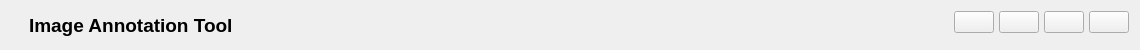
<?xml version="1.0" encoding="UTF-8"?>
<ui version="4.0">
 <class>NWindowTitleBar</class>
 <widget class="QWidget" name="NWindowTitleBar">
  <property name="geometry">
   <rect>
    <x>0</x>
    <y>0</y>
    <width>1140</width>
    <height>50</height>
   </rect>
  </property>
  <property name="sizePolicy">
   <sizepolicy hsizetype="Preferred" vsizetype="Fixed">
    <horstretch>0</horstretch>
    <verstretch>0</verstretch>
   </sizepolicy>
  </property>
  <property name="minimumSize">
   <size>
    <width>0</width>
    <height>50</height>
   </size>
  </property>
  <property name="maximumSize">
   <size>
    <width>16777215</width>
    <height>50</height>
   </size>
  </property>
  <property name="font">
   <font>
    <pointsize>9</pointsize>
   </font>
  </property>
  <property name="windowTitle">
   <string>NWindowTitleBar</string>
  </property>
  <property name="autoFillBackground">
   <bool>false</bool>
  </property>
  <property name="styleSheet">
   <string notr="true"/>
  </property>
  <layout class="QHBoxLayout" name="horizontalLayout_2">
   <item>
    <widget class="QLabel" name="labelIcon">
     <property name="sizePolicy">
      <sizepolicy hsizetype="Preferred" vsizetype="Preferred">
       <horstretch>0</horstretch>
       <verstretch>0</verstretch>
      </sizepolicy>
     </property>
     <property name="font">
      <font>
       <pointsize>14</pointsize>
       <weight>75</weight>
       <bold>true</bold>
      </font>
     </property>
     <property name="text">
      <string/>
     </property>
     <property name="scaledContents">
      <bool>false</bool>
     </property>
     <property name="alignment">
      <set>Qt::AlignCenter</set>
     </property>
    </widget>
   </item>
   <item>
    <widget class="QLabel" name="labelTitle">
     <property name="font">
      <font>
       <pointsize>14</pointsize>
       <weight>75</weight>
       <bold>true</bold>
      </font>
     </property>
     <property name="text">
      <string>Image Annotation Tool</string>
     </property>
     <property name="alignment">
      <set>Qt::AlignLeading|Qt::AlignLeft|Qt::AlignVCenter</set>
     </property>
    </widget>
   </item>
   <item>
    <spacer name="horizontalSpacer">
     <property name="orientation">
      <enum>Qt::Horizontal</enum>
     </property>
     <property name="sizeHint" stdset="0">
      <size>
       <width>712</width>
       <height>20</height>
      </size>
     </property>
    </spacer>
   </item>
   <item>
    <layout class="QVBoxLayout" name="verticalLayout">
     <property name="spacing">
      <number>0</number>
     </property>
     <item>
      <layout class="QHBoxLayout" name="horizontalLayout">
       <property name="spacing">
        <number>5</number>
       </property>
       <item>
        <widget class="QPushButton" name="pushButtonDropDownMenu">
         <property name="sizePolicy">
          <sizepolicy hsizetype="Minimum" vsizetype="Minimum">
           <horstretch>0</horstretch>
           <verstretch>0</verstretch>
          </sizepolicy>
         </property>
         <property name="text">
          <string/>
         </property>
        </widget>
       </item>
       <item>
        <widget class="QPushButton" name="pushButtonMinimize">
         <property name="sizePolicy">
          <sizepolicy hsizetype="Minimum" vsizetype="Minimum">
           <horstretch>0</horstretch>
           <verstretch>0</verstretch>
          </sizepolicy>
         </property>
         <property name="text">
          <string/>
         </property>
        </widget>
       </item>
       <item>
        <widget class="QPushButton" name="pushButtonMaxmize">
         <property name="sizePolicy">
          <sizepolicy hsizetype="Minimum" vsizetype="Minimum">
           <horstretch>0</horstretch>
           <verstretch>0</verstretch>
          </sizepolicy>
         </property>
         <property name="text">
          <string/>
         </property>
        </widget>
       </item>
       <item>
        <widget class="QPushButton" name="pushButtonClose">
         <property name="sizePolicy">
          <sizepolicy hsizetype="Minimum" vsizetype="Minimum">
           <horstretch>0</horstretch>
           <verstretch>0</verstretch>
          </sizepolicy>
         </property>
         <property name="text">
          <string/>
         </property>
        </widget>
       </item>
      </layout>
     </item>
     <item>
      <spacer name="verticalSpacer">
       <property name="orientation">
        <enum>Qt::Vertical</enum>
       </property>
       <property name="sizeHint" stdset="0">
        <size>
         <width>20</width>
         <height>17</height>
        </size>
       </property>
      </spacer>
     </item>
    </layout>
   </item>
  </layout>
 </widget>
 <layoutdefault spacing="6" margin="11"/>
 <resources/>
 <connections/>
</ui>
